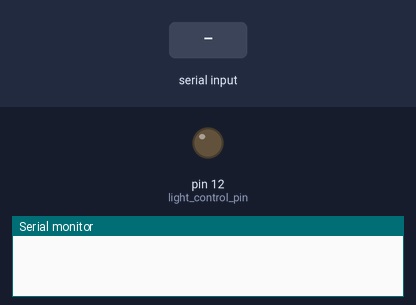
This sketch was run on a simulated Arduino Uno, built with avr-gcc and run on an emulated ATmega328P. On the bench: output pins drawn as LEDs (lit = HIGH), the last lines printed to the serial monitor. The inputs (shaded band) are chosen by the test bench.

Above: at 1.2 s.
1.3 s: "30,150\n" received over Serial
2.8 s: "1\n" received over Serial
At 3.2 s:
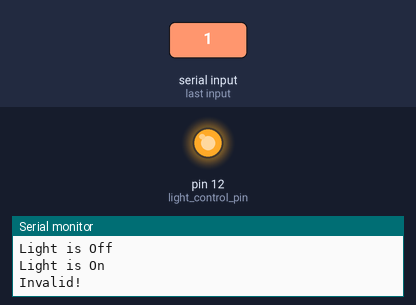
4.3 s: "90,45\n" received over Serial
At 5.6 s:
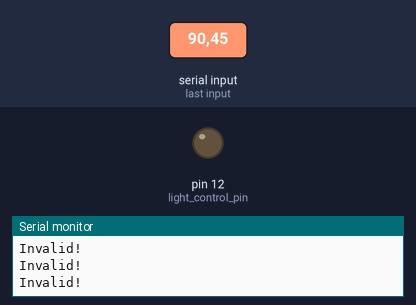
Timing chart, 0 to 7.3 s (numbered marks = the images above; inputs shaded):
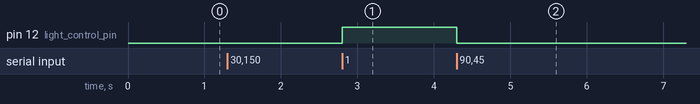

Measured:
- after the input at 2.8 s, pin 12 (light_control_pin): LOW → HIGH at once
- after the input at 4.3 s, pin 12 (light_control_pin): HIGH → LOW at once

The sketch:

hack_the_popshop_arduino.ino
```cpp
//Hack the PopShop!
//Serial Commands send from the computer
//allow us to control the lights in the room!

//A project by Jeremy Blum, Jason Wright, and Sam Sinensky

int light_control_pin = 12;

void setup()
{
  pinMode(light_control_pin, OUTPUT);
  digitalWrite(light_control_pin, LOW);
  Serial.begin(9600);

}

void loop()
{
  //Have the arduino wait to receive input
  while (Serial.available() == 0);

  //Read the Input
  int val = Serial.read() - '0';
  if (val == 1)
  {
    Serial.println("Light is On");
    digitalWrite(light_control_pin, HIGH);
  }
  else if (val == 0)
  {
    Serial.println("Light is Off");
    digitalWrite(light_control_pin, LOW);
  }
  else
  {
    Serial.println("Invalid!");
  }
  while(Serial.available()>0) Serial.read();
}
```
